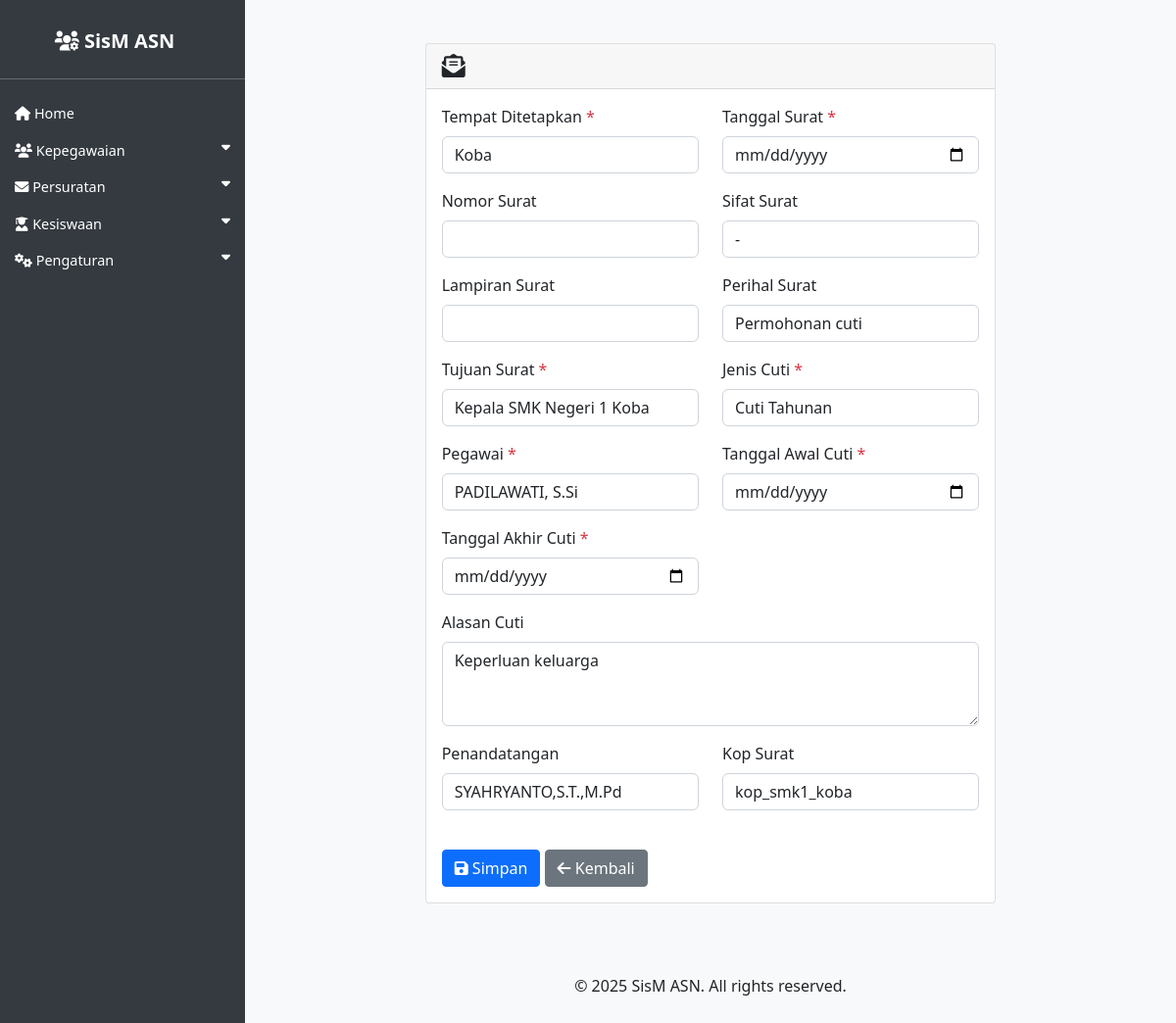
Before: /asn/surat_cuti/57/update/ with the older database file.
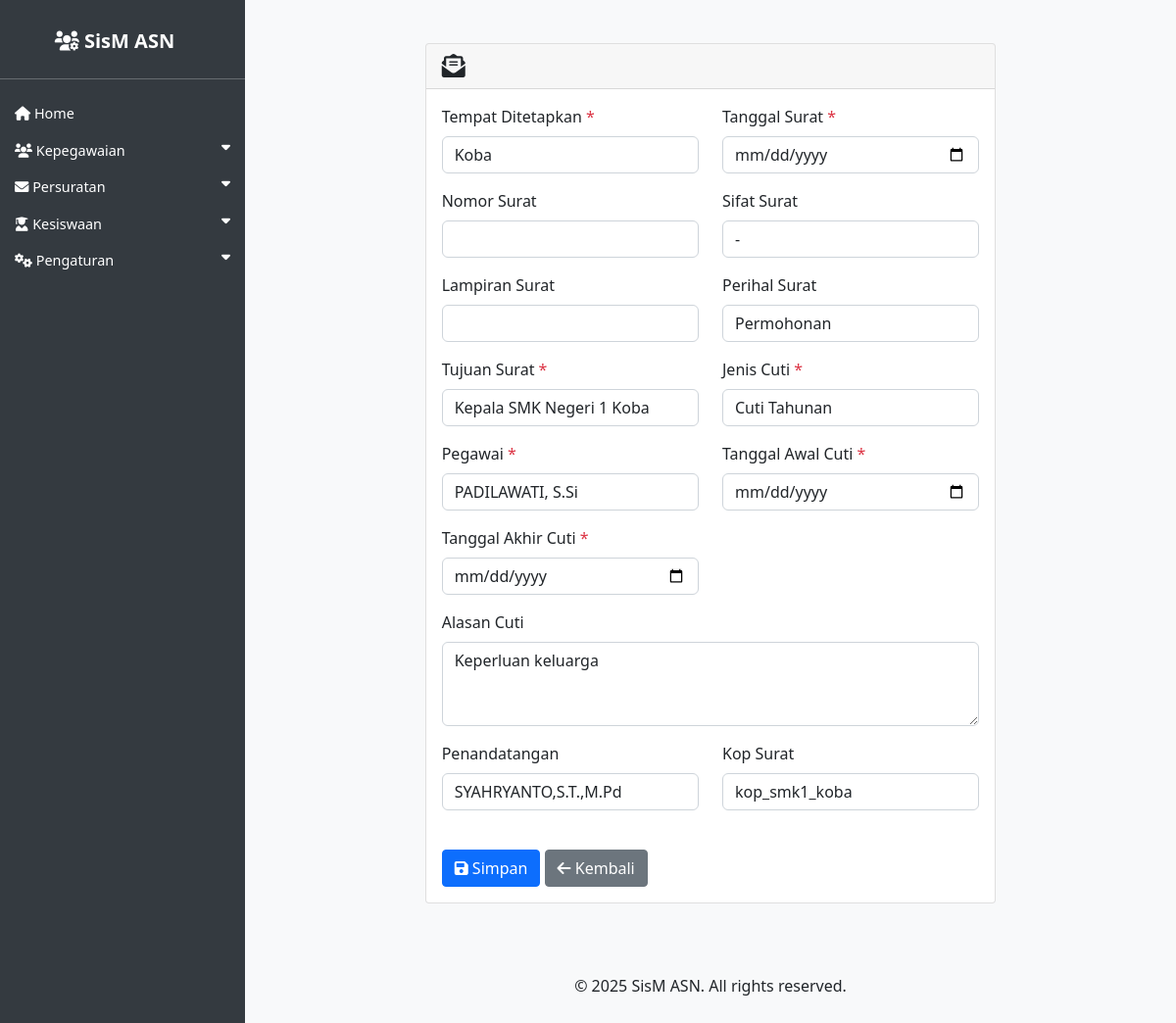
After: the same page with the newer database file.
### asn_app/models.py (models this page shows, shortened)
class SuratCuti(models.Model):
    JENIS_CUTI_CHOICES = [
        ('Cuti Tahunan', 'Cuti Tahunan'),
        ('Cuti Sakit', 'Cuti Sakit'),
        ('Cuti Alasan Penting', 'Cuti Alasan Penting'),
        ('Cuti Diluar Tanggungan Negara', 'Cuti Diluar Tanggungan Negara'),
        ('Cuti Melahirkan', 'Cuti Melahirkan'),
        ('Cuti Besar', 'Cuti Besar'),
    ]
    tempat_ditetapkan = models.CharField(max_length=100, verbose_name='Tempat Ditetapkan')
    tanggal_surat = models.DateField(verbose_name='Tanggal Surat')
    nomor_surat = models.CharField(max_length=100, blank=True, null=True, verbose_name='Nomor Surat')
    sifat_surat = models.CharField(max_length=100, blank=True, null=True, verbose_name='Sifat Surat')
    lampiran_surat = models.CharField(max_length=100, blank=True, null=True, verbose_name='Lampiran Surat')
    perihal_surat = models.CharField(max_length=255, blank=True, null=True, verbose_name='Perihal Surat')
    tujuan_surat = models.CharField(max_length=200, verbose_name='Tujuan Surat')
    jenis_cuti = models.CharField(max_length=50, choices=JENIS_CUTI_CHOICES, default='Cuti Tahunan', verbose_name='Jenis Cuti')
    pegawai = models.ForeignKey(ASN, on_delete=models.CASCADE, related_name='surat_cuti_pegawai', verbose_name='Pegawai')
    tanggal_awal = models.DateField(verbose_name='Tanggal Awal Cuti')
    tanggal_akhir = models.DateField(verbose_name='Tanggal Akhir Cuti')
    alasan_cuti = models.TextField(blank=True, null=True, verbose_name='Alasan Cuti')
    penandatangan = models.ForeignKey(ASN, on_delete=models.SET_NULL, null=True, blank=True, related_name='surat_cuti_penandatangan', verbose_name='Penandatangan')
    kop_surat = models.ForeignKey(KopSurat, on_delete=models.SET_NULL, null=True, blank=True, verbose_name='Kop Surat')
    created_at = models.DateTimeField(auto_now_add=True)
    updated_at = models.DateTimeField(auto_now=True)
    class Meta:
        verbose_name_plural = "Surat Cuti"
        ordering = ['-tanggal_surat']

### asn_app/views.py (the view, shortened to what this page needs)
# urls.py: path('surat_cuti/<int:pk>/update/', views.SuratCutiUpdateView.as_view(), name='surat_cuti_update'),
class SuratCutiUpdateView(UpdateView):
    model = SuratCuti
    form_class = SuratCutiForm
    template_name = 'asn_app/surat_cuti_form.html'
    context_object_name = 'surat_cuti'

### asn_app/models.py (called while the page is built)
    def __str__(self):
        return self.nama

### asn_app/templates/asn_app/surat_cuti_form.html (shortened to what this page needs)
{% extends 'asn_app/base.html' %}
{% block content %}
<div class="container mt-4">
    <div class="row justify-content-center">
        <div class="col-lg-8">
            <div class="card">
                <div class="card-header">
                    <h4 class="card-title mb-0">
                        <i class="fas fa-envelope-open-text"></i> {{ title }}
                    </h4>
                </div>
                <div class="card-body">
                    <form method="post">
                        <div class="row">
                            {% for field in form %}
                                {% if field.name == 'alasan_cuti' %}
                                <div class="col-md-12 mb-3">
                                {% else %}
                                <div class="col-md-6 mb-3">
                                {% endif %}
                                    <label for="{{ field.id_for_label }}" class="form-label">
                                        {{ field.label }}
                                        {% if field.field.required %}<span class="text-danger">*</span>{% endif %}
                                    </label>
                                    {{ field }}
                                </div>
                            {% endfor %}
                        </div>
                        <div class="mt-4">
                            <button type="submit" class="btn btn-primary">
                                <i class="fas fa-save"></i> Simpan
                            </button>
                            <a href="{% url 'surat_cuti_list' %}" class="btn btn-secondary">
                                <i class="fas fa-arrow-left"></i> Kembali
                            </a>
                        </div>
                    </form>
                </div>
            </div>
        </div>
    </div>
</div>
{% endblock %}

Changed rows visible on the page:
changed SuratCuti "Koba": perihal_surat "Permohonan cuti" → "Permohonan"
